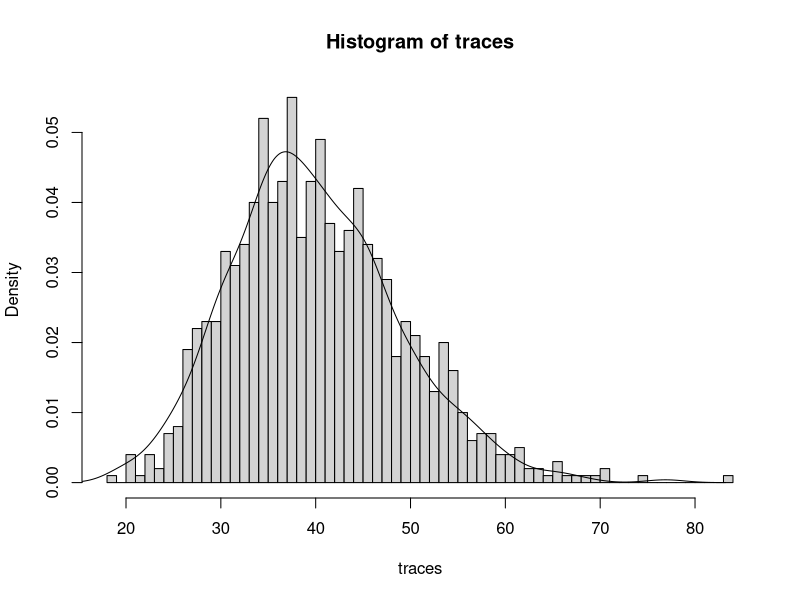

Reproduce this figure in R.
## ----setup, include=FALSE---------------------------------------
knitr::opts_chunk$set(cache=TRUE)


## ---------------------------------------------------------------
B <- 1000
n <- 10; p <- 4

traces <- replicate(B, {
  Z <- matrix(rnorm(n*p), ncol = p)
  W <- crossprod(Z)
  sum(diag(W))
})


## ---------------------------------------------------------------
hist(traces, 50, freq = FALSE)
lines(density(rchisq(B, df = n*p)))

